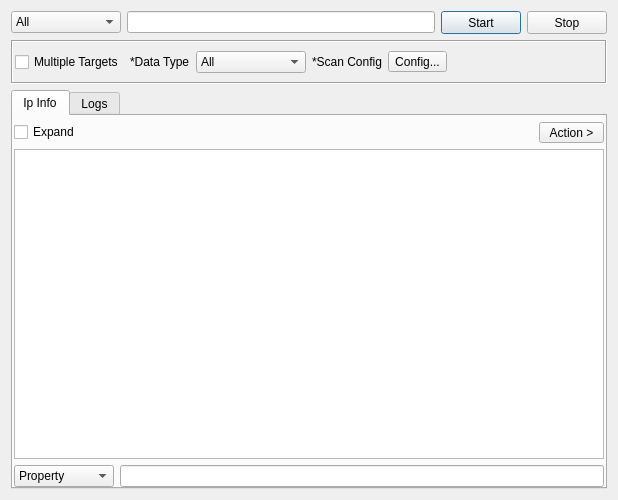
<?xml version="1.0" encoding="UTF-8"?>
<ui version="4.0">
 <class>NSTool</class>
 <widget class="QDialog" name="NSTool">
  <property name="geometry">
   <rect>
    <x>0</x>
    <y>0</y>
    <width>618</width>
    <height>500</height>
   </rect>
  </property>
  <property name="windowTitle">
   <string>NS Record Tool</string>
  </property>
  <layout class="QVBoxLayout" name="verticalLayout_2">
   <item>
    <layout class="QHBoxLayout" name="horizontalLayout">
     <item>
      <widget class="QComboBox" name="comboBoxEngine">
       <property name="minimumSize">
        <size>
         <width>110</width>
         <height>0</height>
        </size>
       </property>
       <item>
        <property name="text">
         <string>All</string>
        </property>
       </item>
       <item>
        <property name="text">
         <string>IpInfo</string>
        </property>
       </item>
       <item>
        <property name="text">
         <string>IpApi</string>
        </property>
       </item>
      </widget>
     </item>
     <item>
      <widget class="QLineEdit" name="lineEditTarget"/>
     </item>
     <item>
      <widget class="QPushButton" name="buttonStart">
       <property name="minimumSize">
        <size>
         <width>75</width>
         <height>23</height>
        </size>
       </property>
       <property name="sizeIncrement">
        <size>
         <width>0</width>
         <height>0</height>
        </size>
       </property>
       <property name="text">
        <string>Start</string>
       </property>
      </widget>
     </item>
     <item>
      <widget class="QPushButton" name="buttonStop">
       <property name="minimumSize">
        <size>
         <width>75</width>
         <height>23</height>
        </size>
       </property>
       <property name="sizeIncrement">
        <size>
         <width>0</width>
         <height>0</height>
        </size>
       </property>
       <property name="text">
        <string>Stop</string>
       </property>
      </widget>
     </item>
    </layout>
   </item>
   <item>
    <widget class="QFrame" name="frame">
     <property name="frameShape">
      <enum>QFrame::Box</enum>
     </property>
     <property name="frameShadow">
      <enum>QFrame::Sunken</enum>
     </property>
     <layout class="QHBoxLayout" name="horizontalLayout_2">
      <property name="leftMargin">
       <number>2</number>
      </property>
      <property name="rightMargin">
       <number>2</number>
      </property>
      <item>
       <widget class="QCheckBox" name="checkBoxMultipleTargets">
        <property name="text">
         <string>Multiple Targets</string>
        </property>
       </widget>
      </item>
      <item>
       <widget class="QLabel" name="label">
        <property name="text">
         <string>*Data Type</string>
        </property>
       </widget>
      </item>
      <item>
       <widget class="QComboBox" name="comboBox_2">
        <property name="minimumSize">
         <size>
          <width>110</width>
          <height>0</height>
         </size>
        </property>
        <item>
         <property name="text">
          <string>All</string>
         </property>
        </item>
       </widget>
      </item>
      <item>
       <widget class="QLabel" name="label_2">
        <property name="text">
         <string>*Scan Config</string>
        </property>
       </widget>
      </item>
      <item>
       <widget class="QToolButton" name="buttonConfig">
        <property name="text">
         <string>Config...</string>
        </property>
       </widget>
      </item>
      <item>
       <spacer name="horizontalSpacer">
        <property name="orientation">
         <enum>Qt::Horizontal</enum>
        </property>
        <property name="sizeHint" stdset="0">
         <size>
          <width>396</width>
          <height>20</height>
         </size>
        </property>
       </spacer>
      </item>
     </layout>
    </widget>
   </item>
   <item>
    <widget class="QTabWidget" name="tabWidget">
     <property name="currentIndex">
      <number>0</number>
     </property>
     <widget class="QWidget" name="tabInfo">
      <attribute name="title">
       <string>Ip Info</string>
      </attribute>
      <layout class="QVBoxLayout" name="verticalLayout">
       <property name="leftMargin">
        <number>1</number>
       </property>
       <property name="topMargin">
        <number>6</number>
       </property>
       <property name="rightMargin">
        <number>1</number>
       </property>
       <property name="bottomMargin">
        <number>0</number>
       </property>
       <item>
        <layout class="QHBoxLayout" name="horizontalLayout_3">
         <item>
          <widget class="QCheckBox" name="checkBoxExpand">
           <property name="text">
            <string>Expand</string>
           </property>
          </widget>
         </item>
         <item>
          <spacer name="horizontalSpacer_2">
           <property name="orientation">
            <enum>Qt::Horizontal</enum>
           </property>
           <property name="sizeHint" stdset="0">
            <size>
             <width>40</width>
             <height>20</height>
            </size>
           </property>
          </spacer>
         </item>
         <item>
          <widget class="QToolButton" name="toolButton">
           <property name="minimumSize">
            <size>
             <width>65</width>
             <height>20</height>
            </size>
           </property>
           <property name="text">
            <string>Action &gt;</string>
           </property>
          </widget>
         </item>
        </layout>
       </item>
       <item>
        <widget class="QTreeView" name="treeResults">
         <property name="acceptDrops">
          <bool>false</bool>
         </property>
         <property name="alternatingRowColors">
          <bool>true</bool>
         </property>
         <property name="selectionMode">
          <enum>QAbstractItemView::SingleSelection</enum>
         </property>
         <attribute name="headerCascadingSectionResizes">
          <bool>true</bool>
         </attribute>
         <attribute name="headerMinimumSectionSize">
          <number>200</number>
         </attribute>
         <attribute name="headerDefaultSectionSize">
          <number>300</number>
         </attribute>
         <attribute name="headerHighlightSections">
          <bool>true</bool>
         </attribute>
        </widget>
       </item>
       <item>
        <layout class="QHBoxLayout" name="horizontalLayout_4">
         <item>
          <widget class="QComboBox" name="comboBox_3">
           <property name="minimumSize">
            <size>
             <width>100</width>
             <height>0</height>
            </size>
           </property>
           <item>
            <property name="text">
             <string>Property</string>
            </property>
           </item>
           <item>
            <property name="text">
             <string>Value</string>
            </property>
           </item>
          </widget>
         </item>
         <item>
          <widget class="QLineEdit" name="lineEditFilter"/>
         </item>
        </layout>
       </item>
      </layout>
     </widget>
     <widget class="QWidget" name="tabLogs">
      <attribute name="title">
       <string>Logs</string>
      </attribute>
      <layout class="QVBoxLayout" name="verticalLayout_3">
       <property name="leftMargin">
        <number>2</number>
       </property>
       <property name="topMargin">
        <number>6</number>
       </property>
       <property name="rightMargin">
        <number>2</number>
       </property>
       <property name="bottomMargin">
        <number>0</number>
       </property>
       <item>
        <widget class="QPlainTextEdit" name="plainTextEditLogs"/>
       </item>
      </layout>
     </widget>
    </widget>
   </item>
  </layout>
 </widget>
 <resources/>
 <connections/>
</ui>
